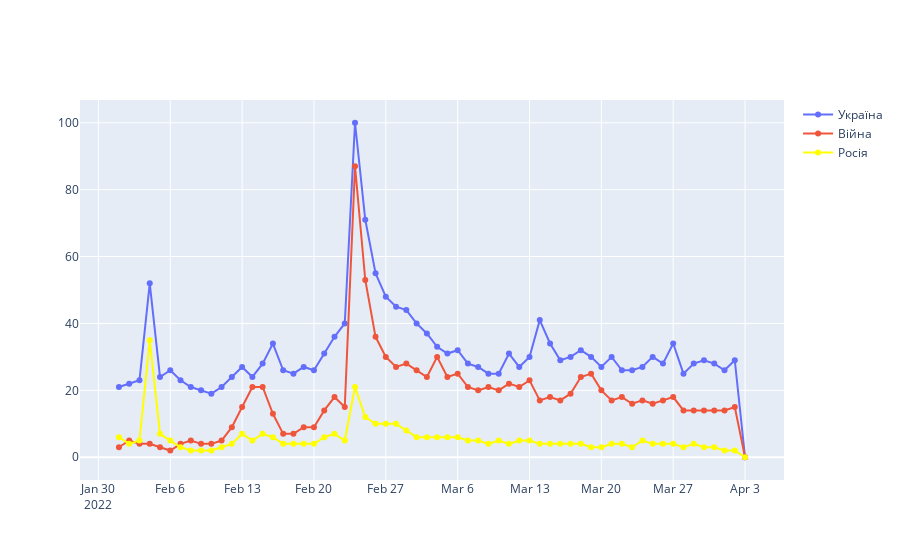

The notebook cell saved with this chart:
### Code cell
fig = go.Figure()
fig.add_trace(go.Scatter(x=data['date'], y=data['ukraine'],
                    mode='lines+markers',
                    name='Україна'))
fig.add_trace(go.Scatter(x=data['date'], y=data['war'],
                    mode='lines+markers',
                    name='Війна'))
fig.add_trace(go.Scatter(x=data['date'], y=data['russia'],
                    mode='lines+markers', 
                    name='Росія', line_color='yellow'))

fig.show()
